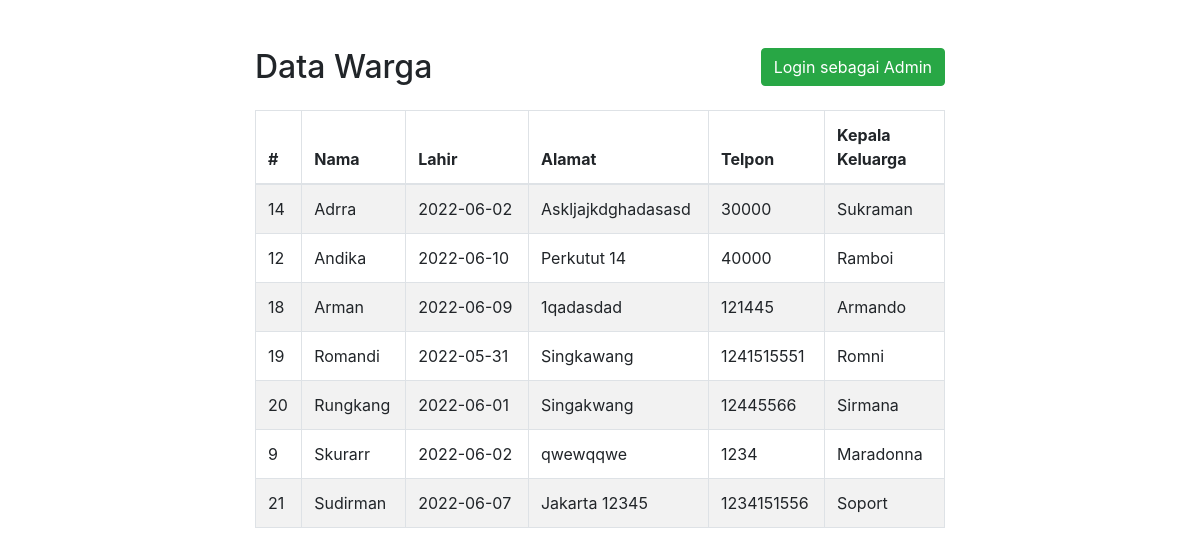
The page / on the database its author committed.
### tables this page shows
CREATE TABLE `datawarga` (
  `id` int(11) NOT NULL,
  `name` varchar(100) NOT NULL,
  `lahir` date DEFAULT NULL,
  `address` varchar(255) NOT NULL,
  `telpon` int(16) NOT NULL,
  `kepala` varchar(100) DEFAULT NULL
);

### index.php (the view, shortened to what this page needs)
<!DOCTYPE html>
<html lang="en">
<head>
    <link rel="stylesheet" href="https://stackpath.bootstrapcdn.com/bootstrap/4.5.2/css/bootstrap.min.css">
    <link rel="stylesheet" href="https://maxcdn.bootstrapcdn.com/font-awesome/4.7.0/css/font-awesome.min.css">
</head>
<body>
    <div class="wrapper">
        <div class="container-fluid">
            <div class="row">
                <div class="col-md-12">
                    <div class="mt-5 mb-3 clearfix">
                        <h2 class="pull-left">Data Warga</h2>
                        <a href="login.php" class="btn btn-success pull-right"> Login sebagai Admin</a>
                    </div>
                    <?php
                    require_once "config.php";
                    $sql = "SELECT * FROM datawarga ORDER BY name";
                    if($result = mysqli_query($link, $sql)){
                        if(mysqli_num_rows($result) > 0){
                            echo '<table class="table table-bordered table-striped">';
                                echo "<thead>";
                                    echo "<tr>";
                                        echo "<th>#</th>";
                                        echo "<th>Nama</th>";
                                        echo "<th>Lahir</th>";
                                        echo "<th>Alamat</th>";
                                        echo "<th>Telpon</th>";
                                        echo "<th>Kepala Keluarga</th>";
                                    echo "</tr>";
                                echo "</thead>";
                                echo "<tbody>";
                                while($row = mysqli_fetch_array($result)){
                                    echo "<tr>";
                                        echo "<td>" . $row['id'] . "</td>";
                                        echo "<td>" . $row['name'] . "</td>";
                                        echo "<td>" . $row['lahir'] . "</td>";
                                        echo "<td>" . $row['address'] . "</td>";
                                        echo "<td>" . $row['telpon'] . "</td>";
                                        echo "<td>" . $row['kepala'] . "</td>";
                                    echo "</tr>";
                                }
                                echo "</tbody>";
                            echo "</table>";
                        } else{
                            echo '<div class="alert alert-danger"><em>Tidak ada data ditemukan.</em></div>';
                        }
                    } else{
                        echo "Oops! Sesuatu terjadi..";
                    }
                    ?>
                </div>
            </div>
        </div>
    </div>
</body>
</html>

### index.php (style rules this page uses)
.wrapper { width: 720px; margin: 0 auto; }
table tr td:last-child { width: 120px; }

### rows shown on the page
datawarga: id "14", name "Adrra", lahir "2022-06-02", address "Askljajkdghadasasd", telpon "30000", kepala "Sukraman"
datawarga: id "12", name "Andika", lahir "2022-06-10", address "Perkutut 14", telpon "40000", kepala "Ramboi"
datawarga: id "18", name "Arman", lahir "2022-06-09", address "1qadasdad", telpon "121445", kepala "Armando"
datawarga: id "19", name "Romandi", lahir "2022-05-31", address "Singkawang", telpon "1241515551", kepala "Romni"
datawarga: id "20", name "Rungkang", lahir "2022-06-01", address "Singakwang", telpon "12445566", kepala "Sirmana"
datawarga: id "9", name "Skurarr", lahir "2022-06-02", address "qwewqqwe", telpon "1234", kepala "Maradonna"
datawarga: id "21", name "Sudirman", lahir "2022-06-07", address "Jakarta 12345", telpon "1234151556", kepala "Soport"
